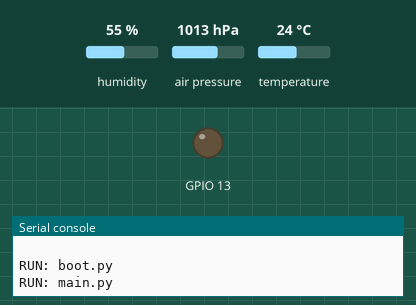
Simulated run of this program. Board: ESP8266 board running MicroPython. On the bench: output pins drawn as LEDs (lit = HIGH), the last lines printed to the serial console. The inputs (shaded band) are chosen by the test bench; at power-on: humidity 55 %, air pressure 1013 hPa, temperature 24 °C. WiFi joins after 1.5 s; web requests get an empty 200 reply after 0.4 s; deep sleep restarts the program when it ends; library files of the repository ran but are not shown: bme280.py.

Above: at 0.1 s.
At 4.4 s:
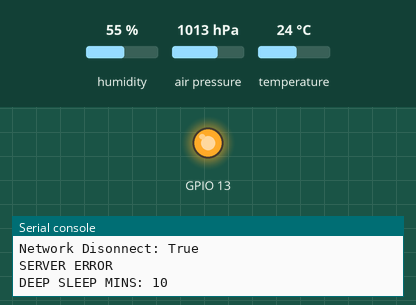
Timing chart, 0 to 5.9 s (numbered marks = the images above):
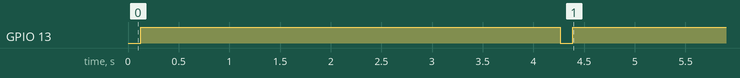

The program:

main.py
```python
# notify
print('RUN: main.py')

# this is the ESP8266 D1 Mini pinout
#                           -------
#      WAKE <--        RST |     TX| G01 - TXD0
#                      AD0 |A0   RX| G03 - RXD0
#       RST <-- WAKE - G16 |D0   D1| G05 - SCL   --> SCL BME280
#               SCLK - G14 |D5   D2| G04 - SDA   --> SDA BME280
# GREEN LED <-- MISO - G12 |D6   D3| G00 - FLASH --> GND BME280
#   RED LED <-- MOSI - G13 |D7   D4| G02 -       --> built-in BLUE LED
#               CS   - G15 |D8     | GND -
# BME280VSS <--      - 3.3 |       | 5.0 -
# LEDs ANODE                -------
#                             USB

# immediate pin set
from machine import Pin
Pin( 2,Pin.IN)
Pin(12,Pin.IN)
Pin(13,Pin.IN)
Pin( 0,Pin.IN)
Pin( 4,Pin.IN)
Pin( 5,Pin.IN)
red = 13
grn = 12
blu =  2
scl =  5
sda =  4
gnd =  0

# universal imports
import time,gc
gc.collect()

# blink an LED on pin
def blink(pin,ms=125):
    p = Pin(pin,Pin.OUT)
    p.value(0)
    time.sleep_ms(ms)
    p.value(1)
    Pin(pin,Pin.IN)

# BME280 function
def get_bme280_data():

    print('READ BME280:')

    # imports
    from machine import I2C
    import bme280
    gc.collect()

    # catch
    try:

        # bme280 ground is GPIO2
        # see I2C pins/specs below

        # elevation in meters
        elevation = 730 * 0.3048 # convert feet to meters

        # turn on device
        ground = Pin(gnd,Pin.OUT)
        ground.value(0)
        time.sleep_ms(250)

        # set I2C
        freq = 100000 # low rate to start (try x4 for max)
        iic = I2C(scl=Pin(scl),sda=Pin(sda),freq=freq)

        # set up bme280
        BME280 = bme280.BME280(mode=bme280.BME280_OSAMPLE_16,i2c=iic)

        # sample
        for x in range(3):
            BME280.read_compensated_data()
            #time.sleep_ms(500)
        time.sleep_ms(250)
        t1,p1,h1 = BME280.read_compensated_data()

        # convert temp to F
        t2 = t1/100 # C (save for pressure)
        T = t2 * 1.8 + 32

        # convert humidity to %
        H = h1/1024

        # convert pressure to inches Hg
        # pressure is reported adjusted to sea level
        P = (p1/256) # pascals
        P *= ( 1 - ( (0.0065*elevation) / (t2 + 0.0065*elevation + 273.15) ) )**-5.257 # sea level adjust formula
        P /= 3386.3887 # inches of Hg

        # references
        # 1 inch of mercury == 3386.3886666667 pascal
        # 1 pascal == 0.27305296782499 foot of air [15 °C]
        # 3.66229310 pascals per foot
        # sea level is 101325 pascals at standard temp
        # Home is 730 feet = 101325 - (3.66229310*730) = 98651.526037 (minus because going up is less pressure)
        # feet per meter 3.28084

        # turn off device
        ground.value(1)
        ground = Pin(gnd,Pin.IN)

        # good
        blink(grn)

    # catch
    except KeyboardInterrupt:
        raise KeyboardInterrupt

    # catch
    except:
        print('SEND ERROR')
        T,H,P = 0,0,0
        blink(red)
        time.sleep_ms(250)
        blink(red)


    # show
    print('TEMP: {:.2f}F'.format(T))
    print('HUMI: {:.2f}%'.format(H))
    print('PRES: {:.2f}Hg'.format(P))

    # done
    return T,H,P

# send function
def send_data(T,H,P):

    print('SEND DATA')

    # imports
    from netcreds import essid,essid_password
    from nettools import wlan_connect,wlan_disconnect
    import urequests
    gc.collect()

    # catch
    try:

        # connect
        wlan_connect(essid,essid_password,timeout=30)

        # make request
        jdata = {'T':T,
                 'H':H,
                 'P':P,
                 'U':'793coilerd'} # device location ID
        response = urequests.post('http://symple.design/ben/cgi-bin/weathertrack.py',json=jdata)
        code = response.content
        response.close() # important

        # disconnect
        wlan_disconnect(timeout=15)

        # check
        if b'OK' in code:
            blink(grn)
        else:
            print('SERVER ERROR')
            blink(red)

    # catch
    except KeyboardInterrupt:
        raise KeyboardInterrupt

    # catch
    except:
        print('SEND ERROR')
        blink(red)
        time.sleep_ms(250)
        blink(red)

# deep sleep function
def deep_sleep_mins(mins=1):

    # pause for interrupt
    #print('DEEP SLEEP in 1 sec.')
    #time.sleep_ms(1000)

    print('DEEP SLEEP MINS:',mins)

    # ESP8266 connect reset pin to GPIO16
    # GPIO 16 (also D0) is the alarm pin of RTC

    # imports
    import machine

    # get msecs
    msecs = int(mins*60*1000)

    # configure RTC.ALARM0 to be able to wake the device
    rtc = machine.RTC()
    rtc.irq(trigger=rtc.ALARM0,wake=machine.DEEPSLEEP)

    # set RTC.ALARM0 to fire after msecs (wakes the device)
    rtc.alarm(rtc.ALARM0,msecs)


    #put the device to sleep
    machine.deepsleep()

# run sequence
blink(red)
values = get_bme280_data()
if values != (0,0,0):
    send_data(*values)
deep_sleep_mins(10)
```

netcreds.py
```python
essid = 'your_router_essid'
essid_password = 'your_router_pasword'
```

nettools.py
```python
# (licence header left out)
# notify
print('LOAD: nettools.py')

# imports
import time,network,gc
gc.collect()

# setup on import
network.WLAN(network.STA_IF).active(False)
network.WLAN(network.AP_IF).active(False)

# scan for WiFi LANs (access points)
def wlan_scan():
    from ubinascii import hexlify as temphex
    wlan = network.WLAN(network.STA_IF)
    state = wlan.active() # save current state
    wlan.active(True) # set state active
    for ssid,bssid,channel,RSSI,authmode,hidden in wlan.scan():
        ssid = ssid.decode('ascii')
        bssid = temphex(bssid).decode('ascii')
        if len(bssid) == 12:
            bssid = ':'.join([bssid[x:x+2] for x in range(0,12,2)])
        authmode = ('OPEN','WEP','WPA-PSK','WPA2-PSK','WPA/WPA2-PSK')[min(4,max(0,authmode))]
        if hidden:
            hidden = True
        else:
            False
        #hidden = (False,True)[min(1,max(0,hidden))]
        print('Network AP:',[ssid,bssid,channel,RSSI,authmode,hidden])
    wlan.active(state) # return to pervious state
    del temphex

# connect to WiFi AP
def wlan_connect(essid,password,timeout=15):
    print('Network Connect:',essid)
    wlan = network.WLAN(network.STA_IF)
    wlan.active(True)
    if not wlan.isconnected():
        wlan.connect(essid,password)
        time.sleep(0.1)
        for x in range(timeout):
            if wlan.isconnected():
                break
            time.sleep(1)
    return_value = wlan.isconnected()
    print('Network Connect:',essid,return_value)
    return return_value

# disconnect from WiFi AP
def wlan_disconnect(timeout=15):
    print('Network Disconnect')
    wlan = network.WLAN(network.STA_IF)
    return_value = True
    if wlan.active():
        if wlan.isconnected():
            wlan.disconnect()
            time.sleep(0.1)
            for x in range(timeout):
                if not wlan.isconnected():
                    break
                time.sleep(1)
            return_value = not wlan.isconnected()
    wlan.active(False)
    print('Network Disonnect:',return_value)
    return return_value
```
